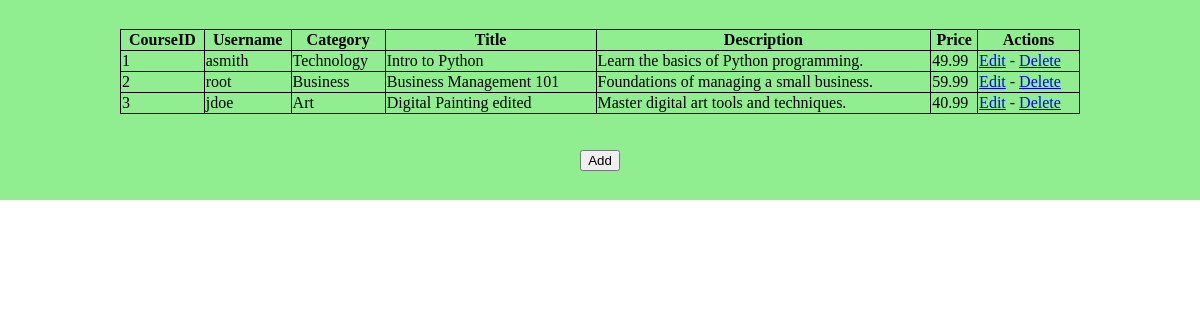
Screenshot of /coursesTable/index.php with the database file from the repository.
### tables this page shows
CREATE TABLE `courses` (
  `CourseID` int(10) NOT NULL,
  `UserID` int(10) NOT NULL,
  `CategoryID` int(10) NOT NULL,
  `Title` varchar(100) NOT NULL,
  `Description` varchar(100) NOT NULL,
  `Price` decimal(10,2) NOT NULL
);

CREATE TABLE `users` (
  `UserID` int(10) NOT NULL,
  `Username` varchar(100) NOT NULL,
  `Password` varchar(100) NOT NULL,
  `Email` varchar(100) NOT NULL,
  `FullName` varchar(100) NOT NULL,
  `Role` varchar(100) NOT NULL
);

CREATE TABLE `categories` (
  `CategoryID` int(10) NOT NULL,
  `CategoryName` varchar(100) NOT NULL
);

### coursesTable/index.php (the view, shortened to what this page needs)
<?php
include "connect.php";
?>
<!DOCTYPE html>
<html lang="en">
<head>
</head>
<body>
    <main>
        <table>
            <tr>
                <th>CourseID</th>
                <th>Username</th>
                <th>Category</t>
                <th>Title</th>
                <th>Description</th>
                <th>Price</th>
                <th>Actions</th>
            </tr>
            <?php
            $course_q = "Select * from courses join categories on courses.categoryID = categories.categoryID join users on courses.userID = users.userID";
            $course_result = mysqli_query($conn, $course_q);
            while ($course_row = mysqli_fetch_assoc($course_result)) {
                ?>
                <tr>
                    <td><?= $course_row['CourseID'] ?></td>
                    <td><?= $course_row['Username'] ?></td>
                    <td><?= $course_row['CategoryName'] ?></td>
                    <td><?= $course_row['Title'] ?></td>
                    <td><?= $course_row['Description'] ?></td>
                    <td><?= $course_row['Price'] ?></td>
                    <td>
                        <a href="?edit=<?= $course_row['CourseID'] ?>">Edit</a> -
                        <a href="?drop=<?= $course_row['CourseID'] ?>">Delete</a>
                    </td>
                </tr>
                <?php
            }
            ?>
        </table>
        <br><br>
        <a href="?add"><button>Add</button></a>
    </main>
</body>
</html>

### coursesTable/index.php (style rules this page uses)
body { margin: 0; padding: 0; }
main { background-color: lightgreen; width: 100%; display: flex; flex-direction: column; justify-content: center; align-items: center; min-height: 200px; }
table { width: 80%; border-collapse: collapse; }
table tr td, tr th { border: solid 1px black; }

### rows the page displays
courses: CourseID "1", UserID.Username "asmith", CategoryID.CategoryName "Technology", Title "Intro to Python", Description "Learn the basics of Python programming.", Price "49.99"
courses: CourseID "2", UserID.Username "root", CategoryID.CategoryName "Business", Title "Business Management 101", Description "Foundations of managing a small business.", Price "59.99"
courses: CourseID "3", UserID.Username "jdoe", CategoryID.CategoryName "Art", Title "Digital Painting edited", Description "Master digital art tools and techniques.", Price "40.99"
